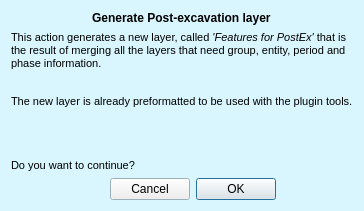
<?xml version="1.0" encoding="UTF-8"?>
<ui version="4.0">
 <class>PCA_PostExcDialogBase</class>
 <widget class="QDialog" name="PCA_PostExcDialogBase">
  <property name="windowModality">
   <enum>Qt::ApplicationModal</enum>
  </property>
  <property name="geometry">
   <rect>
    <x>0</x>
    <y>0</y>
    <width>433</width>
    <height>386</height>
   </rect>
  </property>
  <property name="sizePolicy">
   <sizepolicy hsizetype="Fixed" vsizetype="Fixed">
    <horstretch>0</horstretch>
    <verstretch>0</verstretch>
   </sizepolicy>
  </property>
  <property name="palette">
   <palette>
    <active>
     <colorrole role="Base">
      <brush brushstyle="SolidPattern">
       <color alpha="255">
        <red>255</red>
        <green>255</green>
        <blue>255</blue>
       </color>
      </brush>
     </colorrole>
     <colorrole role="Window">
      <brush brushstyle="SolidPattern">
       <color alpha="255">
        <red>217</red>
        <green>246</green>
        <blue>255</blue>
       </color>
      </brush>
     </colorrole>
    </active>
    <inactive>
     <colorrole role="Base">
      <brush brushstyle="SolidPattern">
       <color alpha="255">
        <red>255</red>
        <green>255</green>
        <blue>255</blue>
       </color>
      </brush>
     </colorrole>
     <colorrole role="Window">
      <brush brushstyle="SolidPattern">
       <color alpha="255">
        <red>217</red>
        <green>246</green>
        <blue>255</blue>
       </color>
      </brush>
     </colorrole>
    </inactive>
    <disabled>
     <colorrole role="Base">
      <brush brushstyle="SolidPattern">
       <color alpha="255">
        <red>217</red>
        <green>246</green>
        <blue>255</blue>
       </color>
      </brush>
     </colorrole>
     <colorrole role="Window">
      <brush brushstyle="SolidPattern">
       <color alpha="255">
        <red>217</red>
        <green>246</green>
        <blue>255</blue>
       </color>
      </brush>
     </colorrole>
    </disabled>
   </palette>
  </property>
  <property name="cursor">
   <cursorShape>ArrowCursor</cursorShape>
  </property>
  <property name="windowTitle">
   <string>PCA PostExcavation Plugin</string>
  </property>
  <layout class="QGridLayout" name="gridLayout">
   <property name="sizeConstraint">
    <enum>QLayout::SetFixedSize</enum>
   </property>
   <item row="1" column="2">
    <widget class="QLabel" name="label_3">
     <property name="maximumSize">
      <size>
       <width>65</width>
       <height>65</height>
      </size>
     </property>
     <property name="text">
      <string/>
     </property>
     <property name="pixmap">
      <pixmap>icons/PCA_postex_layer_generator_icon.png</pixmap>
     </property>
     <property name="scaledContents">
      <bool>true</bool>
     </property>
    </widget>
   </item>
   <item row="2" column="0" colspan="3">
    <widget class="QLabel" name="label">
     <property name="sizePolicy">
      <sizepolicy hsizetype="Fixed" vsizetype="Fixed">
       <horstretch>0</horstretch>
       <verstretch>0</verstretch>
      </sizepolicy>
     </property>
     <property name="font">
      <font>
       <pointsize>8</pointsize>
      </font>
     </property>
     <property name="text">
      <string>&lt;html&gt;
&lt;head/&gt;
&lt;style&gt;
.emphasized { font-style: italic; }
&lt;/style&gt;

&lt;body&gt;

&lt;span&gt;
&lt;p&gt;
&lt;p&gt;This action generates a new layer, called &lt;span class=&quot;emphasized&quot;&gt;'Features for PostEx'&lt;/span&gt; that is &lt;br/&gt; the result of merging all the layers that need group, entity, period and &lt;br/&gt; phase information.&lt;/p&gt;
&lt;br/&gt;
The new layer is already preformatted to be used with the plugin tools.

&lt;br/&gt;&lt;br/&gt;&lt;br/&gt;

&lt;p&gt;	Do you want to continue? &lt;/p&gt;
&lt;/p&gt;
&lt;/span&gt;


&lt;/body&gt;
&lt;/html&gt;



</string>
     </property>
    </widget>
   </item>
   <item row="1" column="0">
    <widget class="QLabel" name="label_2">
     <property name="maximumSize">
      <size>
       <width>65</width>
       <height>65</height>
      </size>
     </property>
     <property name="text">
      <string/>
     </property>
     <property name="pixmap">
      <pixmap>icons/pca_logo_icon.png</pixmap>
     </property>
     <property name="scaledContents">
      <bool>true</bool>
     </property>
    </widget>
   </item>
   <item row="3" column="1">
    <widget class="QDialogButtonBox" name="button_box">
     <property name="sizePolicy">
      <sizepolicy hsizetype="Fixed" vsizetype="Fixed">
       <horstretch>0</horstretch>
       <verstretch>0</verstretch>
      </sizepolicy>
     </property>
     <property name="layoutDirection">
      <enum>Qt::RightToLeft</enum>
     </property>
     <property name="orientation">
      <enum>Qt::Horizontal</enum>
     </property>
     <property name="standardButtons">
      <set>QDialogButtonBox::Cancel|QDialogButtonBox::Ok</set>
     </property>
    </widget>
   </item>
   <item row="1" column="1">
    <widget class="QLabel" name="label_4">
     <property name="font">
      <font>
       <pointsize>9</pointsize>
       <weight>75</weight>
       <bold>true</bold>
      </font>
     </property>
     <property name="text">
      <string>Generate Post-excavation layer</string>
     </property>
    </widget>
   </item>
  </layout>
 </widget>
 <resources/>
 <connections>
  <connection>
   <sender>button_box</sender>
   <signal>accepted()</signal>
   <receiver>PCA_PostExcDialogBase</receiver>
   <slot>accept()</slot>
   <hints>
    <hint type="sourcelabel">
     <x>20</x>
     <y>20</y>
    </hint>
    <hint type="destinationlabel">
     <x>20</x>
     <y>20</y>
    </hint>
   </hints>
  </connection>
  <connection>
   <sender>button_box</sender>
   <signal>rejected()</signal>
   <receiver>PCA_PostExcDialogBase</receiver>
   <slot>reject()</slot>
   <hints>
    <hint type="sourcelabel">
     <x>20</x>
     <y>20</y>
    </hint>
    <hint type="destinationlabel">
     <x>20</x>
     <y>20</y>
    </hint>
   </hints>
  </connection>
 </connections>
</ui>
